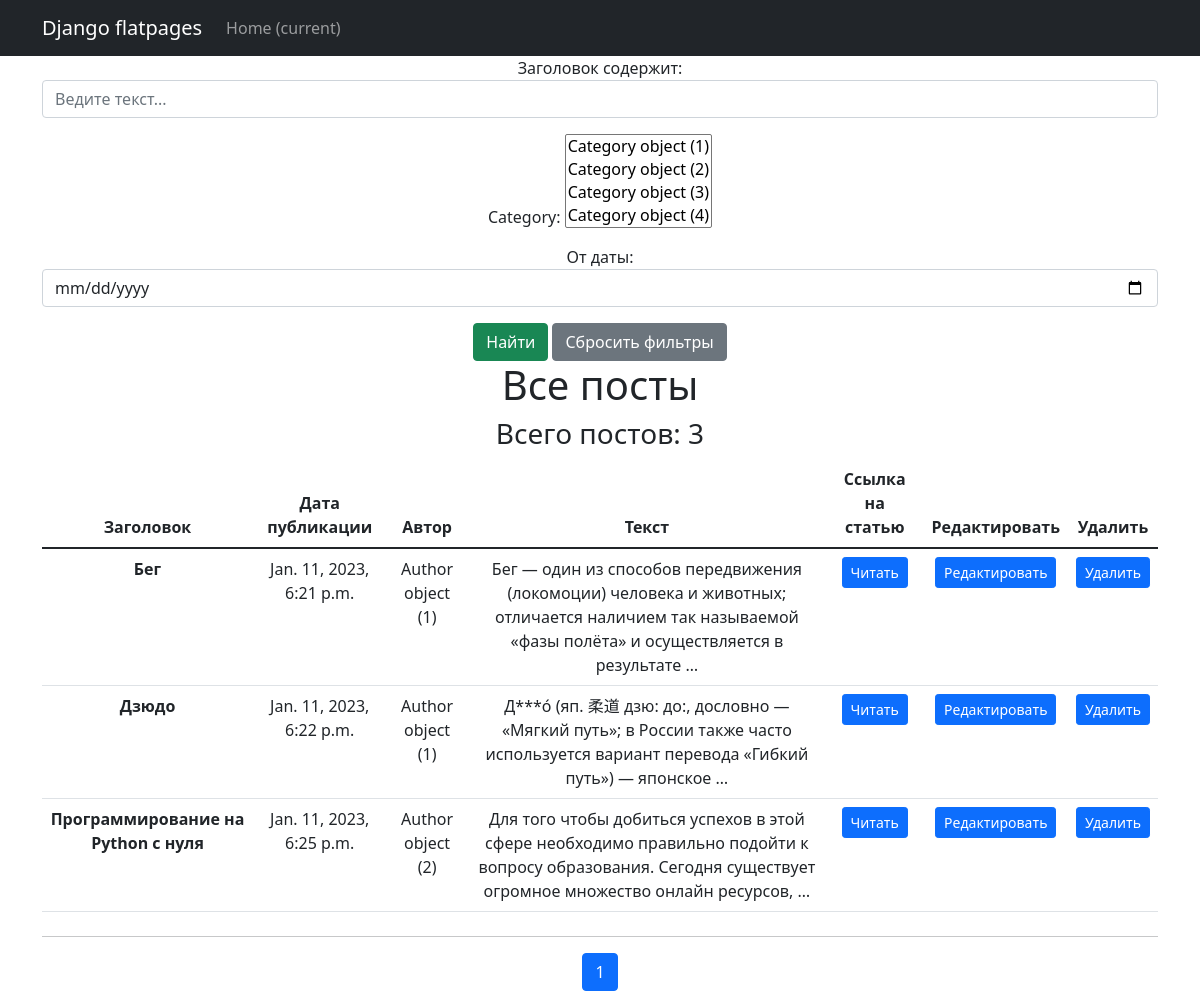
The app's page /news/search/ with its own data.
### news/models.py (models this page shows, shortened)
class Post(models.Model):
    news = 'NS'
    article = 'AR'
    CAT_CHOISE = [
        (news, 'новость'),
        (article, 'статья')
    ]
    author = models.ForeignKey(Author, on_delete=models.CASCADE)
    choise = models.CharField(max_length=2, choices=CAT_CHOISE, default=article)
    time = models.DateTimeField(auto_now_add=True)
    category = models.ManyToManyField(Category, through='PostCategory')
    title = models.CharField(max_length=128)
    text = models.TextField()
    rating = models.SmallIntegerField(default=0)

class Author(models.Model):
    user = models.OneToOneField(User, on_delete=models.CASCADE, null=True, )
    rating = models.SmallIntegerField(default=0)

### news/views.py (the view)
# urls.py: path('search/', SearchPosts.as_view(), name='search_posts'),
class SearchPosts(ListView):
     paginate_by = 10
     model = Post
     ordering = 'time'
     template_name = 'post_seach.html'
     context_object_name = 'news'
     def get_queryset(self):
         queryset = super().get_queryset()
         self.filterset = PostFilter(self.request.GET, queryset)
         return self.filterset.qs
     def get_context_data(self, **kwargs):
         context = super().get_context_data(**kwargs)
         context['search_filter'] = self.filterset
         return context

### news/templatetags/custom_filters.py (called while the page is built)
@register.filter()
def censor(input_value: str):
    for stop_word in stop_list_words:
        while stop_word in input_value:
            stars_string = '*' * len(stop_word[1:len(stop_word) - 1])
            replace_string = stop_word.replace(stop_word[1:len(stop_word) - 1], stars_string)
            input_value = input_value.replace(stop_word, replace_string)
    return input_value

### templates/post_seach.html (shortened to what this page needs)
{% extends 'flatpages/default.html' %}
{% load custom_filters %}
{% load custom_tags %}
{% block content %}
    <form action="" method="GET">
        {{ search_filter.form.as_p }}
        <input type="submit" value="Найти" class="btn btn-success"/>
        <a class="btn btn-secondary" role="button" href="{{ request.path }}">Сбросить фильтры</a>
    </form>
<div class="col-lg-12 text-center">
    <h1>Все посты</h1>
    <h3>Всего постов: {{ news|length }}</h3>
    <table class="table">
        <thead>
        <tr>
            <th scope="col">Заголовок</th>
            <th scope="col">Дата публикации</th>
            <th scope="col">Автор</th>
            <th scope="col">Текст</th>
            <th scope="col">Ссылка на статью</th>
            <th scope="col">Редактировать</th>
            <th scope="col">Удалить</th>
        </tr>
        </thead>
        <tbody>
        {% for post in news %}
        <tr>
            <th scope="row">{{ post.title }}</th>
            <td>{{ post.time }}</td>
            <td>{{ post.author }}</td>
            <td>{{ post.text | truncatewords:20 | censor}}</td>
            <td><a class="btn btn-primary btn-sm" href="/news/{{ post.pk }}">Читать</a></td>
            <td><a class="btn btn-primary btn-sm" href="/news/news/{{ post.pk }}/edit/">Редактировать</a></td>
            <td><a class="btn btn-primary btn-sm" href="/news/news/{{ post.pk }}/delete/">Удалить</a></td>
        </tr>
        {% endfor %}
        </tbody>
    </table>
</div>
<hr class="mt-4">
<div class="row">
    <nav aria-label="Page navigation example">
        <ul class="pagination justify-content-center">
            <li class="page-item active" aria-current="page"><a class="page-link" href="#">{{ page_obj.number }}</a></li>
        </ul>
    </nav>
</div>
{% endblock content %}

### templates/flatpages/default.html (shortened to what this page needs)
<!DOCTYPE html>
<html lang="en">
    <head>
        {% load static%}
        <link href="{% static 'css/styles.css' %}" rel="stylesheet" />
    </head>
    <body>
        <nav class="navbar navbar-expand-lg navbar-dark bg-dark static-top">
   <div class="container">
       <a class="navbar-brand" href="#">Django flatpages</a>
       <div class="collapse navbar-collapse" id="navbarResponsive">
           <ul class="navbar-nav ml-auto">
               <li class="nav-item active">
                   <a class="nav-link" href="#">Home
                       <span class="sr-only">(current)</span>
                   </a>
           </ul>
       </div>
   </div>
</nav>
       <div class="container">
   <div class="row">
       <div class="col-lg-12 text-center">
           {% block content %}{% endblock content %}
       </div>
   </div>
</div>
    </body>
</html>

### records on screen
Post: title "Бег", time "Jan. 11, 2023, 6:21 p.m.", author "Author object (1)", text|censor "Бег — один из способов передвижения (локомоции) человека и животных; отличается наличием так называемой «фазы полёта» и осуществляется в результате …"
Post: title "Дзюдо", time "Jan. 11, 2023, 6:22 p.m.", author "Author object (1)", text|censor "Д***о́ (яп. 柔道 дзю: до:, дословно — «Мягкий путь»; в России также часто используется вариант перевода «Гибкий путь») — японское …"
Post: title "Программирование на Python с нуля", time "Jan. 11, 2023, 6:25 p.m.", author "Author object (2)", text|censor "Для того чтобы добиться успехов в этой сфере необходимо правильно подойти к вопросу образования. Сегодня существует огромное множество онлайн ресурсов, …"

### other values on screen
{{ news|length }} "3"
{{ page_obj.number }} "1"
